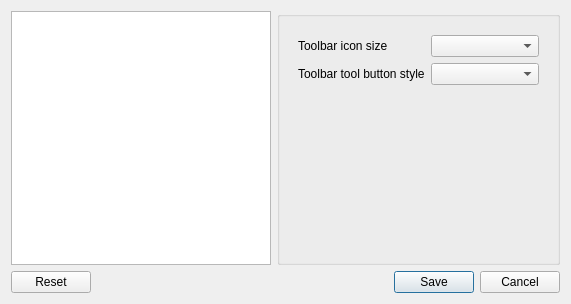
<?xml version="1.0" encoding="UTF-8"?>
<ui version="4.0">
 <class>SettingsView</class>
 <widget class="QDialog" name="SettingsView">
  <property name="windowModality">
   <enum>Qt::ApplicationModal</enum>
  </property>
  <property name="geometry">
   <rect>
    <x>0</x>
    <y>0</y>
    <width>571</width>
    <height>304</height>
   </rect>
  </property>
  <property name="windowTitle">
   <string>Settings</string>
  </property>
  <layout class="QVBoxLayout" name="verticalLayout">
   <item>
    <layout class="QHBoxLayout" name="horizontalLayout_2">
     <item>
      <widget class="QTreeView" name="treeView">
       <property name="maximumSize">
        <size>
         <width>260</width>
         <height>16777215</height>
        </size>
       </property>
       <property name="editTriggers">
        <set>QAbstractItemView::NoEditTriggers</set>
       </property>
       <property name="headerHidden">
        <bool>true</bool>
       </property>
      </widget>
     </item>
     <item>
      <widget class="QGroupBox" name="groupBox">
       <layout class="QGridLayout" name="gridLayout">
        <item row="0" column="0">
         <widget class="QStackedWidget" name="stackedWidget">
          <property name="currentIndex">
           <number>0</number>
          </property>
          <widget class="QWidget" name="page">
           <layout class="QGridLayout" name="gridLayout_4">
            <item row="1" column="0">
             <widget class="QLabel" name="label_5">
              <property name="text">
               <string>Toolbar tool button style</string>
              </property>
              <property name="buddy">
               <cstring>toolbarToolButtonStyleComboBox</cstring>
              </property>
             </widget>
            </item>
            <item row="1" column="1">
             <widget class="QComboBox" name="toolbarToolButtonStyleComboBox"/>
            </item>
            <item row="3" column="1">
             <spacer name="verticalSpacer_3">
              <property name="orientation">
               <enum>Qt::Vertical</enum>
              </property>
              <property name="sizeHint" stdset="0">
               <size>
                <width>20</width>
                <height>40</height>
               </size>
              </property>
             </spacer>
            </item>
            <item row="0" column="0">
             <widget class="QLabel" name="label_6">
              <property name="text">
               <string>Toolbar icon size</string>
              </property>
             </widget>
            </item>
            <item row="0" column="1">
             <widget class="QComboBox" name="toolbarIconSizeComboBox"/>
            </item>
           </layout>
          </widget>
          <widget class="QWidget" name="calendarPage">
           <layout class="QGridLayout" name="gridLayout_3">
            <item row="0" column="0">
             <widget class="QCheckBox" name="mondayFirstDayOfWeekCheckBox">
              <property name="text">
               <string>Monday is first day of week</string>
              </property>
             </widget>
            </item>
            <item row="1" column="0">
             <spacer name="verticalSpacer_2">
              <property name="orientation">
               <enum>Qt::Vertical</enum>
              </property>
              <property name="sizeHint" stdset="0">
               <size>
                <width>20</width>
                <height>40</height>
               </size>
              </property>
             </spacer>
            </item>
           </layout>
          </widget>
          <widget class="QWidget" name="unitsOfMeasurementPage">
           <layout class="QGridLayout" name="gridLayout_2">
            <item row="1" column="0">
             <widget class="QLabel" name="label">
              <property name="text">
               <string>Distance</string>
              </property>
              <property name="buddy">
               <cstring>distanceUnitComboBox</cstring>
              </property>
             </widget>
            </item>
            <item row="1" column="1">
             <widget class="QComboBox" name="distanceUnitComboBox">
              <property name="sizePolicy">
               <sizepolicy hsizetype="Preferred" vsizetype="Fixed">
                <horstretch>1</horstretch>
                <verstretch>0</verstretch>
               </sizepolicy>
              </property>
             </widget>
            </item>
            <item row="3" column="0">
             <widget class="QLabel" name="label_2">
              <property name="text">
               <string>Weight</string>
              </property>
              <property name="buddy">
               <cstring>weightUnitComboBox</cstring>
              </property>
             </widget>
            </item>
            <item row="3" column="1">
             <widget class="QComboBox" name="weightUnitComboBox">
              <property name="sizePolicy">
               <sizepolicy hsizetype="Preferred" vsizetype="Fixed">
                <horstretch>1</horstretch>
                <verstretch>0</verstretch>
               </sizepolicy>
              </property>
             </widget>
            </item>
            <item row="6" column="0">
             <spacer name="verticalSpacer">
              <property name="orientation">
               <enum>Qt::Vertical</enum>
              </property>
              <property name="sizeHint" stdset="0">
               <size>
                <width>20</width>
                <height>40</height>
               </size>
              </property>
             </spacer>
            </item>
            <item row="0" column="1">
             <widget class="QComboBox" name="currencyUnitComboBox"/>
            </item>
            <item row="0" column="0">
             <widget class="QLabel" name="label_4">
              <property name="text">
               <string>Currency</string>
              </property>
              <property name="buddy">
               <cstring>currencyUnitComboBox</cstring>
              </property>
             </widget>
            </item>
            <item row="2" column="1">
             <widget class="QComboBox" name="temperatureUnitComboBox">
              <property name="sizePolicy">
               <sizepolicy hsizetype="Preferred" vsizetype="Fixed">
                <horstretch>1</horstretch>
                <verstretch>0</verstretch>
               </sizepolicy>
              </property>
             </widget>
            </item>
            <item row="2" column="0">
             <widget class="QLabel" name="label_3">
              <property name="text">
               <string>Temperature</string>
              </property>
              <property name="buddy">
               <cstring>temperatureUnitComboBox</cstring>
              </property>
             </widget>
            </item>
           </layout>
          </widget>
         </widget>
        </item>
       </layout>
      </widget>
     </item>
    </layout>
   </item>
   <item>
    <layout class="QHBoxLayout" name="horizontalLayout">
     <item>
      <widget class="QPushButton" name="resetPushButton">
       <property name="text">
        <string>Reset</string>
       </property>
       <property name="icon">
        <iconset resource="../../resources/application.qrc">
         <normaloff>:/images/reset</normaloff>:/images/reset</iconset>
       </property>
      </widget>
     </item>
     <item>
      <spacer name="horizontalSpacer_2">
       <property name="orientation">
        <enum>Qt::Horizontal</enum>
       </property>
       <property name="sizeHint" stdset="0">
        <size>
         <width>40</width>
         <height>20</height>
        </size>
       </property>
      </spacer>
     </item>
     <item>
      <widget class="QPushButton" name="savePushButton">
       <property name="text">
        <string>Save</string>
       </property>
       <property name="icon">
        <iconset resource="../../resources/application.qrc">
         <normaloff>:/images/save</normaloff>:/images/save</iconset>
       </property>
       <property name="default">
        <bool>true</bool>
       </property>
      </widget>
     </item>
     <item>
      <widget class="QPushButton" name="cancelPushButton">
       <property name="text">
        <string>Cancel</string>
       </property>
       <property name="icon">
        <iconset resource="../../resources/application.qrc">
         <normaloff>:/images/cancel</normaloff>:/images/cancel</iconset>
       </property>
      </widget>
     </item>
    </layout>
   </item>
  </layout>
 </widget>
 <resources>
  <include location="../../resources/application.qrc"/>
 </resources>
 <connections/>
</ui>
